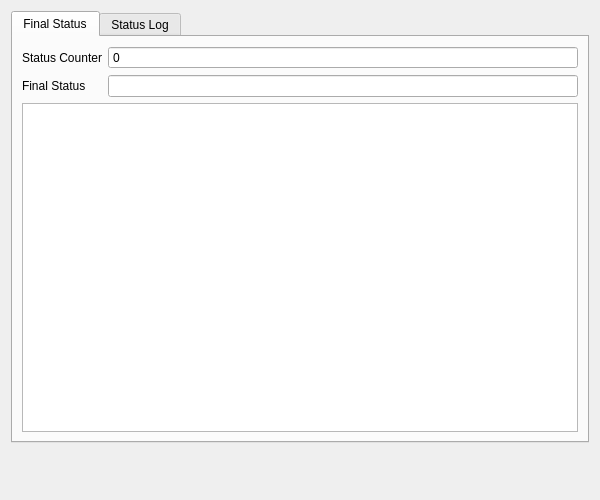
<?xml version="1.0" encoding="UTF-8"?>
<ui version="4.0">
 <author>Thomas Vogt</author>
 <class>Arinc615aDlaQt::UploadOperationCompletedPage</class>
 <widget class="QWizardPage" name="Arinc615aDlaQt::UploadOperationCompletedPage">
  <property name="geometry">
   <rect>
    <x>0</x>
    <y>0</y>
    <width>600</width>
    <height>500</height>
   </rect>
  </property>
  <property name="title">
   <string>Operation Completed</string>
  </property>
  <property name="subTitle">
   <string>ARINC 615A Upload Operation completed.</string>
  </property>
  <layout class="QVBoxLayout" name="verticalLayout">
   <item>
    <widget class="QTabWidget" name="gbFinalStatus">
     <property name="currentIndex">
      <number>0</number>
     </property>
     <widget class="QWidget" name="finalStatusPage">
      <attribute name="title">
       <string>Final Status</string>
      </attribute>
      <layout class="QFormLayout" name="formLayout">
       <item row="1" column="0">
        <widget class="QLabel" name="lblFinalStatus">
         <property name="text">
          <string>Final Status</string>
         </property>
         <property name="buddy">
          <cstring>finalStatus</cstring>
         </property>
        </widget>
       </item>
       <item row="0" column="0">
        <widget class="QLabel" name="statusCounterLabel">
         <property name="text">
          <string>Status Counter</string>
         </property>
         <property name="buddy">
          <cstring>statusCounter</cstring>
         </property>
        </widget>
       </item>
       <item row="0" column="1">
        <widget class="QSpinBox" name="statusCounter">
         <property name="readOnly">
          <bool>true</bool>
         </property>
         <property name="buttonSymbols">
          <enum>QAbstractSpinBox::NoButtons</enum>
         </property>
        </widget>
       </item>
       <item row="2" column="0" colspan="2">
        <widget class="QTableView" name="loadHeaderStatus">
         <property name="sizePolicy">
          <sizepolicy hsizetype="Expanding" vsizetype="Expanding">
           <horstretch>3</horstretch>
           <verstretch>0</verstretch>
          </sizepolicy>
         </property>
         <property name="alternatingRowColors">
          <bool>true</bool>
         </property>
         <property name="selectionMode">
          <enum>QAbstractItemView::NoSelection</enum>
         </property>
         <property name="selectionBehavior">
          <enum>QAbstractItemView::SelectRows</enum>
         </property>
         <attribute name="horizontalHeaderStretchLastSection">
          <bool>true</bool>
         </attribute>
         <attribute name="verticalHeaderVisible">
          <bool>false</bool>
         </attribute>
        </widget>
       </item>
       <item row="1" column="1">
        <widget class="QLineEdit" name="finalStatus">
         <property name="sizePolicy">
          <sizepolicy hsizetype="Expanding" vsizetype="Fixed">
           <horstretch>1</horstretch>
           <verstretch>0</verstretch>
          </sizepolicy>
         </property>
         <property name="toolTip">
          <string>Status Code</string>
         </property>
         <property name="readOnly">
          <bool>true</bool>
         </property>
        </widget>
       </item>
      </layout>
     </widget>
     <widget class="QWidget" name="statusLogPage">
      <attribute name="title">
       <string>Status Log</string>
      </attribute>
      <layout class="QVBoxLayout" name="verticalLayout_3">
       <item>
        <widget class="QSplitter" name="splitter">
         <property name="orientation">
          <enum>Qt::Vertical</enum>
         </property>
         <widget class="QTableView" name="statusLog">
          <property name="sizePolicy">
           <sizepolicy hsizetype="Expanding" vsizetype="Expanding">
            <horstretch>2</horstretch>
            <verstretch>0</verstretch>
           </sizepolicy>
          </property>
          <property name="alternatingRowColors">
           <bool>true</bool>
          </property>
          <property name="selectionMode">
           <enum>QAbstractItemView::SingleSelection</enum>
          </property>
          <property name="selectionBehavior">
           <enum>QAbstractItemView::SelectRows</enum>
          </property>
          <attribute name="horizontalHeaderStretchLastSection">
           <bool>true</bool>
          </attribute>
          <attribute name="verticalHeaderVisible">
           <bool>false</bool>
          </attribute>
         </widget>
         <widget class="QTableView" name="loadHeaderStatusLog">
          <property name="sizePolicy">
           <sizepolicy hsizetype="Expanding" vsizetype="Expanding">
            <horstretch>3</horstretch>
            <verstretch>0</verstretch>
           </sizepolicy>
          </property>
          <property name="alternatingRowColors">
           <bool>true</bool>
          </property>
          <property name="selectionMode">
           <enum>QAbstractItemView::NoSelection</enum>
          </property>
          <property name="selectionBehavior">
           <enum>QAbstractItemView::SelectRows</enum>
          </property>
          <attribute name="horizontalHeaderStretchLastSection">
           <bool>true</bool>
          </attribute>
          <attribute name="verticalHeaderVisible">
           <bool>false</bool>
          </attribute>
         </widget>
        </widget>
       </item>
      </layout>
     </widget>
    </widget>
   </item>
   <item>
    <spacer name="verticalSpacer">
     <property name="orientation">
      <enum>Qt::Vertical</enum>
     </property>
     <property name="sizeHint" stdset="0">
      <size>
       <width>20</width>
       <height>40</height>
      </size>
     </property>
    </spacer>
   </item>
  </layout>
 </widget>
 <tabstops>
  <tabstop>gbFinalStatus</tabstop>
  <tabstop>statusCounter</tabstop>
  <tabstop>finalStatus</tabstop>
  <tabstop>loadHeaderStatus</tabstop>
  <tabstop>statusLog</tabstop>
  <tabstop>loadHeaderStatusLog</tabstop>
 </tabstops>
 <resources/>
 <connections/>
</ui>
